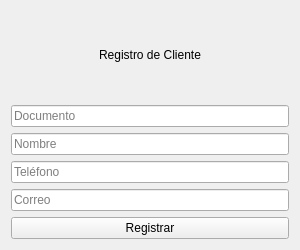
<?xml version="1.0" encoding="UTF-8"?>
<ui version="4.0">
 <class>RegistroWidget</class>
 <widget class="QWidget" name="RegistroWidget">
  <property name="geometry">
   <rect>
    <x>0</x>
    <y>0</y>
    <width>300</width>
    <height>250</height>
   </rect>
  </property>
  <layout class="QVBoxLayout" name="verticalLayout">
   <item>
    <widget class="QLabel" name="titleLabel">
     <property name="text">
      <string>Registro de Cliente</string>
     </property>
     <property name="alignment">
      <set>Qt::AlignCenter</set>
     </property>
    </widget>
   </item>
   <item>
    <widget class="QLineEdit" name="documentoLineEdit">
     <property name="placeholderText">
      <string>Documento</string>
     </property>
    </widget>
   </item>
   <item>
    <widget class="QLineEdit" name="nombreLineEdit">
     <property name="placeholderText">
      <string>Nombre</string>
     </property>
    </widget>
   </item>
   <item>
    <widget class="QLineEdit" name="telefonoLineEdit">
     <property name="placeholderText">
      <string>Teléfono</string>
     </property>
    </widget>
   </item>
   <item>
    <widget class="QLineEdit" name="correoLineEdit">
     <property name="placeholderText">
      <string>Correo</string>
     </property>
    </widget>
   </item>
   <item>
    <widget class="QPushButton" name="btn_registrar">
     <property name="text">
      <string>Registrar</string>
     </property>
    </widget>
   </item>
  </layout>
 </widget>
 <resources/>
 <connections/>
</ui>
